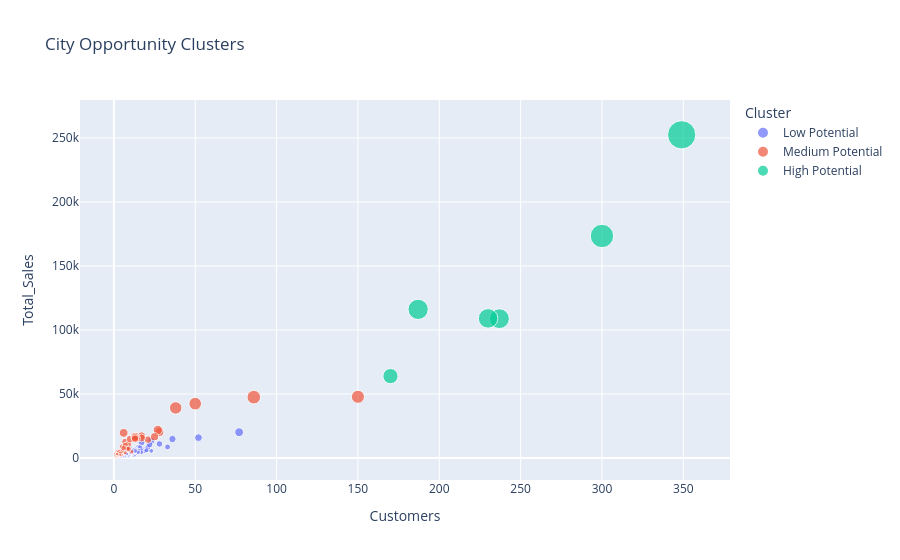

Write notebook code for a chart like this one.
### Code cell
fig = px.scatter(
    city_summary,
    x="Customers",
    y="Total_Sales",
    color="Cluster",
    size="Demand_Score",
    hover_data=["city","state"],
    title="City Opportunity Clusters"
)

fig.show()

### Figure 1 — Plotly figure (JSON) as saved in the notebook; plotly's stock layout.template omitted (floating-point values rounded to 4 significant figures; data arrays with more than 128 entries replaced by an {"elided": "..."} marker saying what was removed)
{"data": [{"customdata": {"elided": "513x2 str values"}, "hovertemplate": "Cluster=Low Potential<br>Customers=%{x}<br>Total_Sales=%{y}<br>Demand_Score=%{marker.size}<br>city=%{customdata[0]}<br>state=%{customdata[1]}<extra></extra>", "legendgroup": "Low Potential", "marker": {"color": "#636efa", "size": {"elided": "513 float values"}, "sizemode": "area", "sizeref": 501.8, "symbol": "circle"}, "mode": "markers", "name": "Low Potential", "orientation": "v", "showlegend": true, "type": "scatter", "x": {"elided": "513 int values"}, "xaxis": "x", "y": {"elided": "513 float values"}, "yaxis": "y"}, {"customdata": {"elided": "81x2 str values"}, "hovertemplate": "Cluster=Medium Potential<br>Customers=%{x}<br>Total_Sales=%{y}<br>Demand_Score=%{marker.size}<br>city=%{customdata[0]}<br>state=%{customdata[1]}<extra></extra>", "legendgroup": "Medium Potential", "marker": {"color": "#EF553B", "size": [1671.0, 14370.0, 17200.0, 3790.0, 2583.0, 2440.0, 9063.0, 831.4, 3247.0, 12680.0, 7441.0, 1603.0, 43210.0, 10960.0, 5112.0, 3454.0, 40040.0, 4429.0, 1687.0, 959.5, 865.6, 1754.0, 1997.0, 4542.0, 4855.0, 4774.0, 4606.0, 1665.0, 2133.0, 4389.0, 15660.0, 1888.0, 2528.0, 2417.0, 15420.0, 39130.0, 4709.0, 3907.0, 752.0, 19620.0, 14840.0, 1517.0, 5347.0, 2939.0, 5292.0, 16870.0, 488.0, 5463.0, 5033.0, 545.9, 484.6, 1722.0, 20320.0, 3091.0, 1351.0, 9801.0, 3816.0, 15980.0, 1243.0, 1288.0, 1114.0, 6652.0, 4854.0, 7311.0, 1332.0, 697.2, 21840.0, 46440.0, 2061.0, 3896.0, 2562.0, 13980.0, 16630.0, 7251.0, 3132.0, 1149.0, 423.3, 2427.0, 4045.0, 444.8, 7658.0], "sizemode": "area", "sizeref": 501.8, "symbol": "circle"}, "mode": "markers", "name": "Medium Potential", "orientation": "v", "showlegend": true, "type": "scatter", "x": [2, 21, 17, 2, 1, 3, 7, 2, 1, 7, 5, 1, 150, 9, 5, 5, 50, 5, 2, 1, 2, 3, 3, 3, 11, 5, 3, 2, 4, 4, 17, 2, 5, 2, 14, 38, 2, 3, 1, 6, 10, 2, 4, 3, 5, 13, 1, 4, 5, 1, 1, 2, 28, 2, 2, 7, 3, 13, 1, 1, 1, 9, 3, 8, 1, 1, 27, 86, 1, 4, 3, 13, 25, 9, 2, 1, 1, 4, 7, 1, 6], "xaxis": "x", "y": [1671.0, 14370.0, 17200.0, 3790.0, 2583.0, 2440.0, 9063.0, 831.4, 3247.0, 12680.0, 8929.0, 1603.0, 47820.0, 10960.0, 5112.0, 3454.0, 42450.0, 4429.0, 1687.0, 959.5, 865.6, 1754.0, 1997.0, 4542.0, 4855.0, 4774.0, 4606.0, 1665.0, 2133.0, 4389.0, 15660.0, 1888.0, 2528.0, 2417.0, 15420.0, 39130.0, 4709.0, 3907.0, 752.0, 19620.0, 14840.0, 1517.0, 5347.0, 2939.0, 5292.0, 16870.0, 488.0, 5463.0, 5033.0, 545.9, 484.6, 1722.0, 20320.0, 3091.0, 1351.0, 9801.0, 3816.0, 15980.0, 1243.0, 1288.0, 1114.0, 6652.0, 4854.0, 7311.0, 1332.0, 697.2, 21840.0, 47520.0, 2061.0, 3896.0, 2562.0, 15050.0, 16630.0, 7251.0, 3132.0, 1149.0, 423.3, 2427.0, 4045.0, 444.8, 7658.0], "yaxis": "y"}, {"customdata": [["Houston", "Texas"], ["Los Angeles", "California"], ["New York City", "New York"], ["Philadelphia", "Pennsylvania"], ["San Francisco", "California"], ["Seattle", "Washington"]], "hovertemplate": "Cluster=High Potential<br>Customers=%{x}<br>Total_Sales=%{y}<br>Demand_Score=%{marker.size}<br>city=%{customdata[0]}<br>state=%{customdata[1]}<extra></extra>", "legendgroup": "High Potential", "marker": {"color": "#00cc96", "size": [58450.0, 137600.0, 200700.0, 98460.0, 96090.0, 103400.0], "sizemode": "area", "sizeref": 501.8, "symbol": "circle"}, "mode": "markers", "name": "High Potential", "orientation": "v", "showlegend": true, "type": "scatter", "x": [170, 300, 349, 237, 230, 187], "xaxis": "x", "y": [63960.0, 173400.0, 252500.0, 108800.0, 109000.0, 116100.0], "yaxis": "y"}], "layout": {"legend": {"itemsizing": "constant", "title": {"text": "Cluster"}, "tracegroupgap": 0}, "title": {"text": "City Opportunity Clusters"}, "xaxis": {"anchor": "y", "domain": [0, 1], "title": {"text": "Customers"}}, "yaxis": {"anchor": "x", "domain": [0, 1], "title": {"text": "Total_Sales"}}}}
